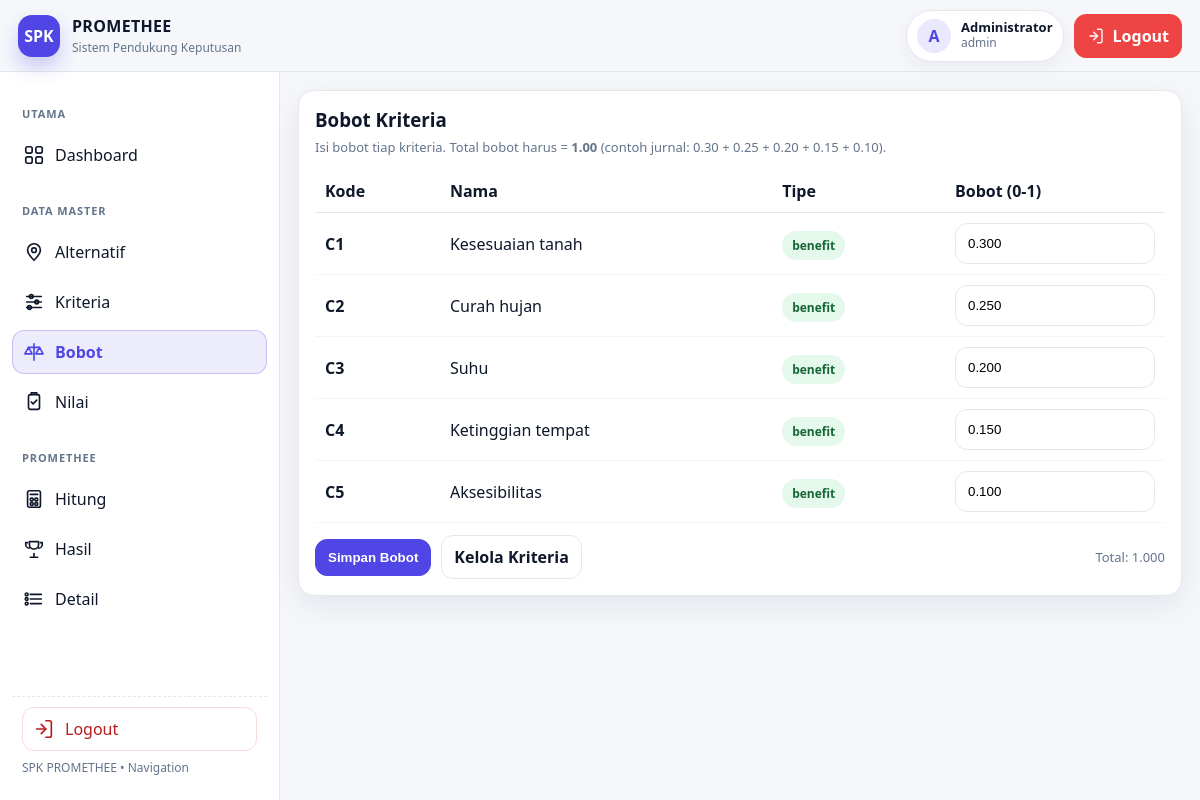
The app's page /public/weights/index.php (signed in) with its own data.
### tables this page shows
CREATE TABLE `criteria` (
  `id` bigint(20) UNSIGNED NOT NULL,
  `code` varchar(20) NOT NULL,
  `name` varchar(160) NOT NULL,
  `type` enum('benefit','cost') NOT NULL DEFAULT 'benefit'
);

### public/weights/index.php (the view, shortened to what this page needs)
<?php
require_once __DIR__ . "/../../app/config/database.php";
$sql = "
  SELECT c.id, c.code, c.name, c.type, COALESCE(w.weight, 0) AS weight
  FROM criteria c
  LEFT JOIN weights w ON w.criteria_id = c.id
  ORDER BY c.code ASC
";
$rows = $pdo->query($sql)->fetchAll();
require_once __DIR__ . "/../../layouts/header.php";
require_once __DIR__ . "/../../layouts/navbar.php";
require_once __DIR__ . "/../../layouts/sidebar.php";
?>
<main class="main">
  <div class="container">
    <div class="card">
      <h3 style="margin:0;">Bobot Kriteria</h3>
      <p class="muted" style="margin:6px 0 0;">
        Isi bobot tiap kriteria. Total bobot harus = <b>1.00</b> (contoh jurnal: 0.30 + 0.25 + 0.20 + 0.15 + 0.10).
      </p>
      <form method="POST" action="/spk-promethee/public/weights/update.php" style="margin-top:14px;">
        <div style="overflow:auto;">
          <table style="width:100%; border-collapse:collapse; min-width:760px;">
            <thead>
              <tr style="text-align:left; border-bottom:1px solid #e5e7eb;">
                <th style="padding:10px;">Kode</th>
                <th style="padding:10px;">Nama</th>
                <th style="padding:10px;">Tipe</th>
                <th style="padding:10px; width:220px;">Bobot (0-1)</th>
              </tr>
            </thead>
            <tbody>
              <?php if (!$rows): ?>
                <tr>
                  <td colspan="4" style="padding:14px;" class="muted">
                    Belum ada kriteria. Tambahkan kriteria dulu.
                  </td>
                </tr>
              <?php else: ?>
                <?php foreach ($rows as $r): ?>
                  <tr style="border-bottom:1px solid #f1f5f9;">
                    <td style="padding:10px; font-weight:800;"><?= htmlspecialchars($r["code"]) ?></td>
                    <td style="padding:10px;"><?= htmlspecialchars($r["name"]) ?></td>
                    <td style="padding:10px;">
                      <span style="padding:6px 10px; border-radius:999px; font-weight:800; font-size:12px;
                        background:<?= $r["type"] === "benefit" ? "rgba(34,197,94,.12)" : "rgba(239,68,68,.12)" ?>;
                        color:<?= $r["type"] === "benefit" ? "#166534" : "#991b1b" ?>;">
                        <?= htmlspecialchars($r["type"]) ?>
                      </span>
                    </td>
                    <td style="padding:10px;">
                      <input
                        type="number"
                        name="weights[<?= (int)$r["id"] ?>]"
                        step="0.001"
                        min="0"
                        max="1"
                        value="<?= htmlspecialchars((string)$r["weight"]) ?>"
                        style="width:100%; padding:12px; border:1px solid #e5e7eb; border-radius:12px;"
                        required
                      >
                    </td>
                  </tr>
                <?php endforeach; ?>
              <?php endif; ?>
            </tbody>
          </table>
        </div>
        <?php if ($rows): ?>
          <div style="margin-top:12px; display:flex; gap:10px; flex-wrap:wrap; align-items:center;">
            <button class="btn btn-primary" type="submit">Simpan Bobot</button>
            <a class="btn" href="/spk-promethee/public/criteria/index.php">Kelola Kriteria</a>
            <div class="muted" style="margin-left:auto;">
              <span id="totalWeight">Total: -</span>
            </div>
          </div>
        <?php endif; ?>
      </form>
    </div>
  </div>
</main>
<?php require_once __DIR__ . "/../../layouts/footer.php"; ?>

### public/assets/css/style.css (style rules this page uses)
:root { --bg:#f5f7fb; --card:#ffffff; --text:#0f172a; --muted:#64748b; --line:#e5e7eb; --primary:#4f46e5; --primary-weak: rgba(79,70,229,.12); --shadow: 0 10px 30px rgba(15,23,42,.08); --radius: 16px; }
* { box-sizing:border-box }
body { margin:0; font-family: ui-sans-serif, system-ui, -apple-system, Segoe UI, Roboto, Arial, "Noto Sans", "Liberation Sans", sans-serif; background:var(--bg); color:var(--text); }
.main { grid-area: main; padding: 18px; }
.container { max-width: 1100px; margin: 0 auto; }
.card { background:var(--card); border:1px solid var(--line); border-radius: var(--radius); box-shadow: var(--shadow); padding: 16px; }
.card h3 { margin:0 0 8px }
.muted { color:var(--muted); font-size:13px; margin:0 }
.btn { display:inline-flex;align-items:center;justify-content:center; padding:10px 12px; border-radius: 12px; border:1px solid var(--line); background:#fff; color:var(--text); text-decoration:none; font-weight:700; }
.btn-primary { background: var(--primary); border-color: var(--primary); color:#fff; }

### records on screen
criteria: code "C1", name "Kesesuaian tanah", type "benefit", weight "0.300"
criteria: code "C2", name "Curah hujan", type "benefit", weight "0.250"
criteria: code "C3", name "Suhu", type "benefit", weight "0.200"
criteria: code "C4", name "Ketinggian tempat", type "benefit", weight "0.150"
criteria: code "C5", name "Aksesibilitas", type "benefit", weight "0.100"

### other values on screen
substr($userName, 0, 1) "A"
$userName "Administrator"
$userRole "admin"
